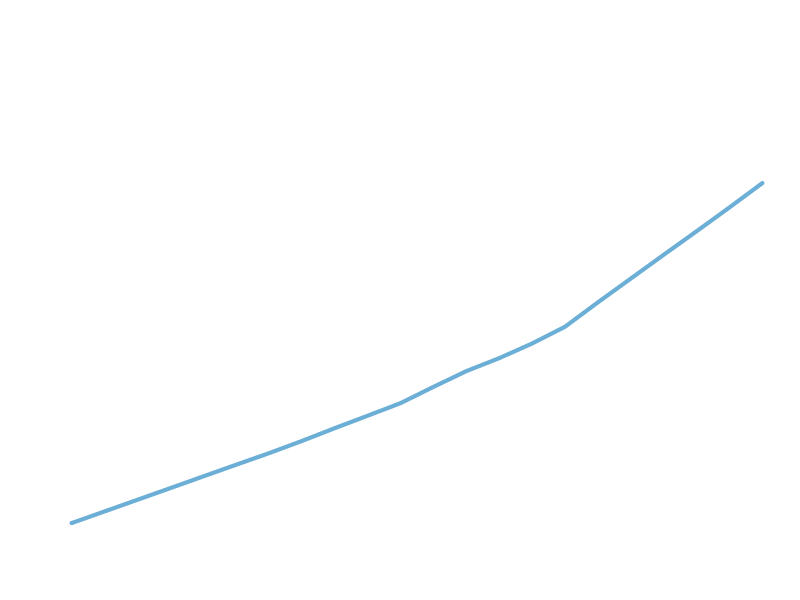

Write the R code that produced this figure.
cairo_pdf("knitr_graphics_cars.pdf", width=4, height=2,
          family="Yanone Kaffeesatz", bg="transparent")
par(mar=c(2.2, 2.2, .5, .5), tcl=0, mgp=c(1, 0.2, 0),
    fg="white", col.lab="white", col.axis="white")
plot(cars, xaxt="n", yaxt="n", bty="l", pch=19)
lines(lowess(cars), col="#6baed6", lwd=4)
axis(1, c(5, 25), col=NA)
axis(2, c(0, 120), las=1, col=NA)
dev.off()
